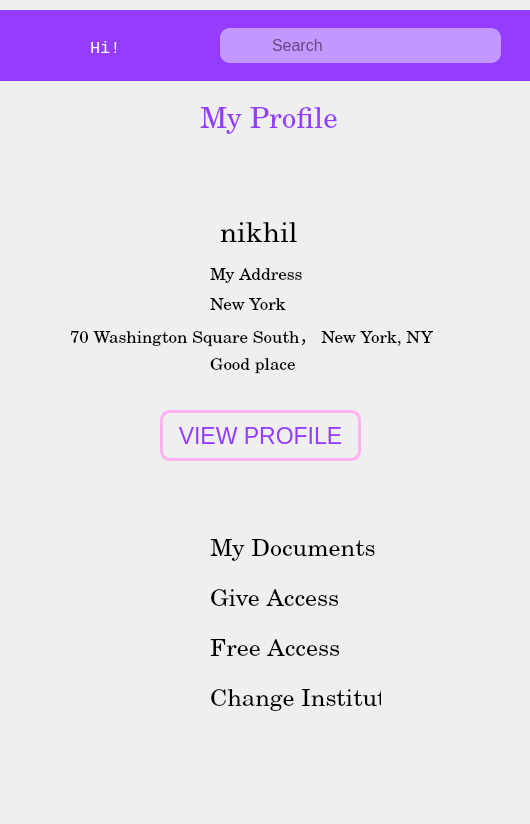
<?xml version="1.0" encoding="UTF-8"?>
<ui version="4.0">
 <class>MainWindow</class>
 <widget class="QMainWindow" name="MainWindow">
  <property name="geometry">
   <rect>
    <x>0</x>
    <y>0</y>
    <width>530</width>
    <height>824</height>
   </rect>
  </property>
  <property name="windowTitle">
   <string>MainWindow</string>
  </property>
  <widget class="QWidget" name="centralwidget">
   <widget class="QWidget" name="widget" native="true">
    <property name="geometry">
     <rect>
      <x>0</x>
      <y>10</y>
      <width>531</width>
      <height>71</height>
     </rect>
    </property>
    <property name="styleSheet">
     <string notr="true">background-color: rgb(148, 60, 255);</string>
    </property>
    <widget class="QLabel" name="label">
     <property name="geometry">
      <rect>
       <x>30</x>
       <y>10</y>
       <width>51</width>
       <height>51</height>
      </rect>
     </property>
     <property name="styleSheet">
      <string notr="true">image: url(:/logo/image/logo.png);</string>
     </property>
     <property name="text">
      <string/>
     </property>
    </widget>
    <widget class="QLabel" name="label_2">
     <property name="geometry">
      <rect>
       <x>90</x>
       <y>30</y>
       <width>91</width>
       <height>16</height>
      </rect>
     </property>
     <property name="font">
      <font>
       <family>Courier New</family>
       <pointsize>13</pointsize>
      </font>
     </property>
     <property name="styleSheet">
      <string notr="true">color: rgb(255, 255, 255);</string>
     </property>
     <property name="text">
      <string>Hi!</string>
     </property>
    </widget>
    <widget class="QWidget" name="widget_2" native="true">
     <property name="geometry">
      <rect>
       <x>220</x>
       <y>18</y>
       <width>281</width>
       <height>35</height>
      </rect>
     </property>
     <property name="styleSheet">
      <string notr="true">background-color: rgb(194, 151, 255);
border-radius:10px;
</string>
     </property>
     <widget class="QLabel" name="label_3">
      <property name="geometry">
       <rect>
        <x>10</x>
        <y>4</y>
        <width>25</width>
        <height>25</height>
       </rect>
      </property>
      <property name="styleSheet">
       <string notr="true">image: url(:/search/image/search.png);</string>
      </property>
      <property name="text">
       <string/>
      </property>
     </widget>
     <widget class="QLineEdit" name="lineEdit">
      <property name="geometry">
       <rect>
        <x>50</x>
        <y>5</y>
        <width>221</width>
        <height>25</height>
       </rect>
      </property>
      <property name="font">
       <font>
        <pointsize>12</pointsize>
       </font>
      </property>
      <property name="styleSheet">
       <string notr="true">border:none;</string>
      </property>
      <property name="placeholderText">
       <string>Search</string>
      </property>
     </widget>
    </widget>
   </widget>
   <widget class="QWidget" name="widget_3" native="true">
    <property name="geometry">
     <rect>
      <x>0</x>
      <y>80</y>
      <width>531</width>
      <height>401</height>
     </rect>
    </property>
    <widget class="QLabel" name="label_4">
     <property name="geometry">
      <rect>
       <x>200</x>
       <y>20</y>
       <width>151</width>
       <height>41</height>
      </rect>
     </property>
     <property name="font">
      <font>
       <family>Century</family>
       <pointsize>22</pointsize>
      </font>
     </property>
     <property name="styleSheet">
      <string notr="true">color: rgb(148, 60, 255);</string>
     </property>
     <property name="text">
      <string>My Profile</string>
     </property>
    </widget>
    <widget class="QLabel" name="label_5">
     <property name="geometry">
      <rect>
       <x>230</x>
       <y>70</y>
       <width>60</width>
       <height>60</height>
      </rect>
     </property>
     <property name="styleSheet">
      <string notr="true">image: url(:/avatar/image/avatar.png);</string>
     </property>
     <property name="text">
      <string/>
     </property>
    </widget>
    <widget class="QLabel" name="label_6">
     <property name="geometry">
      <rect>
       <x>220</x>
       <y>140</y>
       <width>91</width>
       <height>31</height>
      </rect>
     </property>
     <property name="font">
      <font>
       <family>Century</family>
       <pointsize>21</pointsize>
      </font>
     </property>
     <property name="text">
      <string>nikhil</string>
     </property>
    </widget>
    <widget class="QLabel" name="label_7">
     <property name="geometry">
      <rect>
       <x>210</x>
       <y>180</y>
       <width>101</width>
       <height>31</height>
      </rect>
     </property>
     <property name="font">
      <font>
       <family>Century</family>
       <pointsize>13</pointsize>
      </font>
     </property>
     <property name="text">
      <string>My Address</string>
     </property>
    </widget>
    <widget class="QLabel" name="label_8">
     <property name="geometry">
      <rect>
       <x>210</x>
       <y>210</y>
       <width>101</width>
       <height>31</height>
      </rect>
     </property>
     <property name="font">
      <font>
       <family>Century</family>
       <pointsize>13</pointsize>
      </font>
     </property>
     <property name="text">
      <string>New York</string>
     </property>
    </widget>
    <widget class="QLabel" name="label_9">
     <property name="geometry">
      <rect>
       <x>70</x>
       <y>240</y>
       <width>371</width>
       <height>31</height>
      </rect>
     </property>
     <property name="font">
      <font>
       <family>Century</family>
       <pointsize>13</pointsize>
      </font>
     </property>
     <property name="text">
      <string>70 Washington Square South， New York, NY</string>
     </property>
    </widget>
    <widget class="QLabel" name="label_10">
     <property name="geometry">
      <rect>
       <x>210</x>
       <y>270</y>
       <width>101</width>
       <height>31</height>
      </rect>
     </property>
     <property name="font">
      <font>
       <family>Century</family>
       <pointsize>13</pointsize>
      </font>
     </property>
     <property name="text">
      <string>Good place</string>
     </property>
    </widget>
    <widget class="QPushButton" name="pushButton">
     <property name="geometry">
      <rect>
       <x>160</x>
       <y>330</y>
       <width>201</width>
       <height>51</height>
      </rect>
     </property>
     <property name="font">
      <font>
       <pointsize>17</pointsize>
      </font>
     </property>
     <property name="styleSheet">
      <string notr="true">border-radius:10px;
color:rgb(148, 60, 255);
border:3px solid rgb(255, 178, 242);</string>
     </property>
     <property name="text">
      <string>VIEW PROFILE</string>
     </property>
    </widget>
   </widget>
   <widget class="QWidget" name="widget_4" native="true">
    <property name="geometry">
     <rect>
      <x>0</x>
      <y>480</y>
      <width>531</width>
      <height>341</height>
     </rect>
    </property>
    <widget class="QLabel" name="label_11">
     <property name="geometry">
      <rect>
       <x>150</x>
       <y>50</y>
       <width>40</width>
       <height>40</height>
      </rect>
     </property>
     <property name="font">
      <font>
       <pointsize>12</pointsize>
      </font>
     </property>
     <property name="styleSheet">
      <string notr="true">image: url(:/tip/image/document1.png);</string>
     </property>
     <property name="text">
      <string/>
     </property>
    </widget>
    <widget class="QLabel" name="label_12">
     <property name="geometry">
      <rect>
       <x>210</x>
       <y>50</y>
       <width>171</width>
       <height>40</height>
      </rect>
     </property>
     <property name="font">
      <font>
       <family>Century</family>
       <pointsize>18</pointsize>
      </font>
     </property>
     <property name="text">
      <string>My Documents</string>
     </property>
    </widget>
    <widget class="QLabel" name="label_13">
     <property name="geometry">
      <rect>
       <x>210</x>
       <y>100</y>
       <width>171</width>
       <height>40</height>
      </rect>
     </property>
     <property name="font">
      <font>
       <family>Century</family>
       <pointsize>18</pointsize>
      </font>
     </property>
     <property name="text">
      <string>Give Access</string>
     </property>
    </widget>
    <widget class="QLabel" name="label_14">
     <property name="geometry">
      <rect>
       <x>150</x>
       <y>100</y>
       <width>40</width>
       <height>40</height>
      </rect>
     </property>
     <property name="font">
      <font>
       <pointsize>12</pointsize>
      </font>
     </property>
     <property name="styleSheet">
      <string notr="true">image: url(:/tip/image/document1.png);</string>
     </property>
     <property name="text">
      <string/>
     </property>
    </widget>
    <widget class="QLabel" name="label_15">
     <property name="geometry">
      <rect>
       <x>210</x>
       <y>150</y>
       <width>171</width>
       <height>40</height>
      </rect>
     </property>
     <property name="font">
      <font>
       <family>Century</family>
       <pointsize>18</pointsize>
      </font>
     </property>
     <property name="text">
      <string>Free Access</string>
     </property>
    </widget>
    <widget class="QLabel" name="label_16">
     <property name="geometry">
      <rect>
       <x>150</x>
       <y>150</y>
       <width>40</width>
       <height>40</height>
      </rect>
     </property>
     <property name="font">
      <font>
       <pointsize>12</pointsize>
      </font>
     </property>
     <property name="styleSheet">
      <string notr="true">image: url(:/tip/image/document2.png);</string>
     </property>
     <property name="text">
      <string/>
     </property>
    </widget>
    <widget class="QLabel" name="label_17">
     <property name="geometry">
      <rect>
       <x>210</x>
       <y>200</y>
       <width>171</width>
       <height>40</height>
      </rect>
     </property>
     <property name="font">
      <font>
       <family>Century</family>
       <pointsize>18</pointsize>
      </font>
     </property>
     <property name="text">
      <string>Change Institute</string>
     </property>
    </widget>
    <widget class="QLabel" name="label_18">
     <property name="geometry">
      <rect>
       <x>150</x>
       <y>200</y>
       <width>40</width>
       <height>40</height>
      </rect>
     </property>
     <property name="font">
      <font>
       <pointsize>12</pointsize>
      </font>
     </property>
     <property name="styleSheet">
      <string notr="true">image: url(:/tip/image/document1.png);</string>
     </property>
     <property name="text">
      <string/>
     </property>
    </widget>
   </widget>
  </widget>
 </widget>
 <resources>
  <include location="resource.qrc"/>
 </resources>
 <connections/>
</ui>
